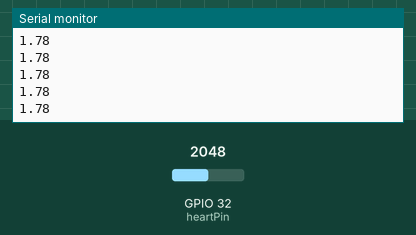
A sketch run on a simulated ESP32. Parts: the last lines printed to the serial monitor. The test bench sets the inputs (shaded band); at power-on: GPIO 32 (heartPin) = 2048. WiFi joins after 1.5 s; servers stay silent unless stated.

Above: at 2.7 s.
2.8 s: GPIO 32 (heartPin) set to 2866
At 3.09 s:
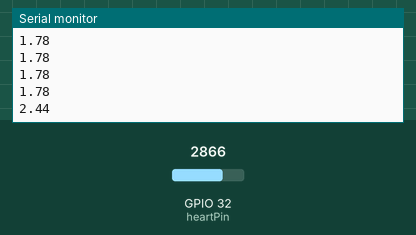
4.3 s: GPIO 32 (heartPin) set to 3603
At 4.32 s:
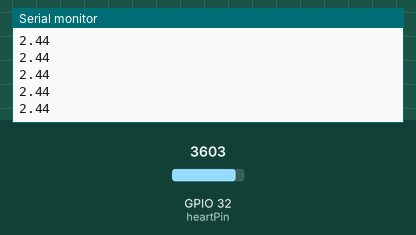
Timing chart, 0 to 7.3 s (numbered marks = the images above; inputs shaded):
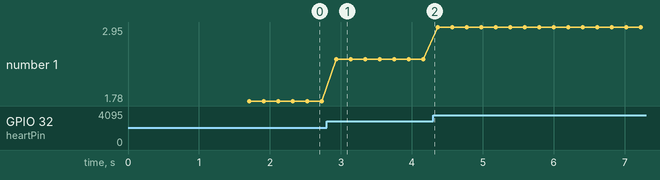

Measured:
- after the input at 2.8 s, the serial monitor: prints a new line after 0.13 s (image 1)
- plotted number 1: 1.78 → 2.44 after the input at 2.8 s, 2.44 → 2.95 after the input at 4.3 s

The sketch:

EKG.ino
```cpp
#include <Arduino.h>
#include "WiFi.h" // ESP32 WiFi include
//#include "WiFiConfig.h" // My WiFi configuration.

const int heartPin = 32;

const char *ssid = "2.4G-Vectra-WiFi-91370A";
const char *password = "ng7vh344w4zh0q17";

const uint16_t port = 8090;
const char * host = "192.168.0.27";

WiFiClient client;


void setup() {
    disableCore0WDT();
    Serial.begin(115200);
    delay(5);
    WiFi.begin(ssid, password);
    while (WiFi.status() != WL_CONNECTED) {
      delay(500);
      Serial.println("...");
    }

    Serial.print("WiFi connected with IP: ");
    Serial.println(WiFi.localIP());

}


void loop() {
//    int heartValue = analogRead(heartPin);
//    Serial.println(heartValue);
//    for (int i = 0;i<10;i++){
//       int heartValue = analogRead(heartPin);
//       arr[i] = heartValue;
//       delay(10);
//    }
    if (!client.connect(host, port)) {

        Serial.println("Connection to host failed");
        delay(500);
        return;
    }

//    int heartValue = analogRead(heartPin);
    client.print(readVoltage(heartPin));
    Serial.println(readVoltage(heartPin));
    delay(4);


   client.stop();

}

float readVoltage(byte pin){
   float reading = analogRead(pin); // Reference voltage is 3v3 so maximum reading is 3v3 = 4095 in range 0 to 4095
   if(reading < 1 || reading > 4095) return 0;
   // return -0.000000000009824 * pow(reading,3) + 0.000000016557283 * pow(reading,2) + 0.000854596860691 * reading + 0.065440348345433;
   return -0.000000000000016 * pow(reading,4) + 0.000000000118171 * pow(reading,3)- 0.000000301211691 * pow(reading,2)+ 0.001109019271794 * reading + 0.034143524634089;
}
```
